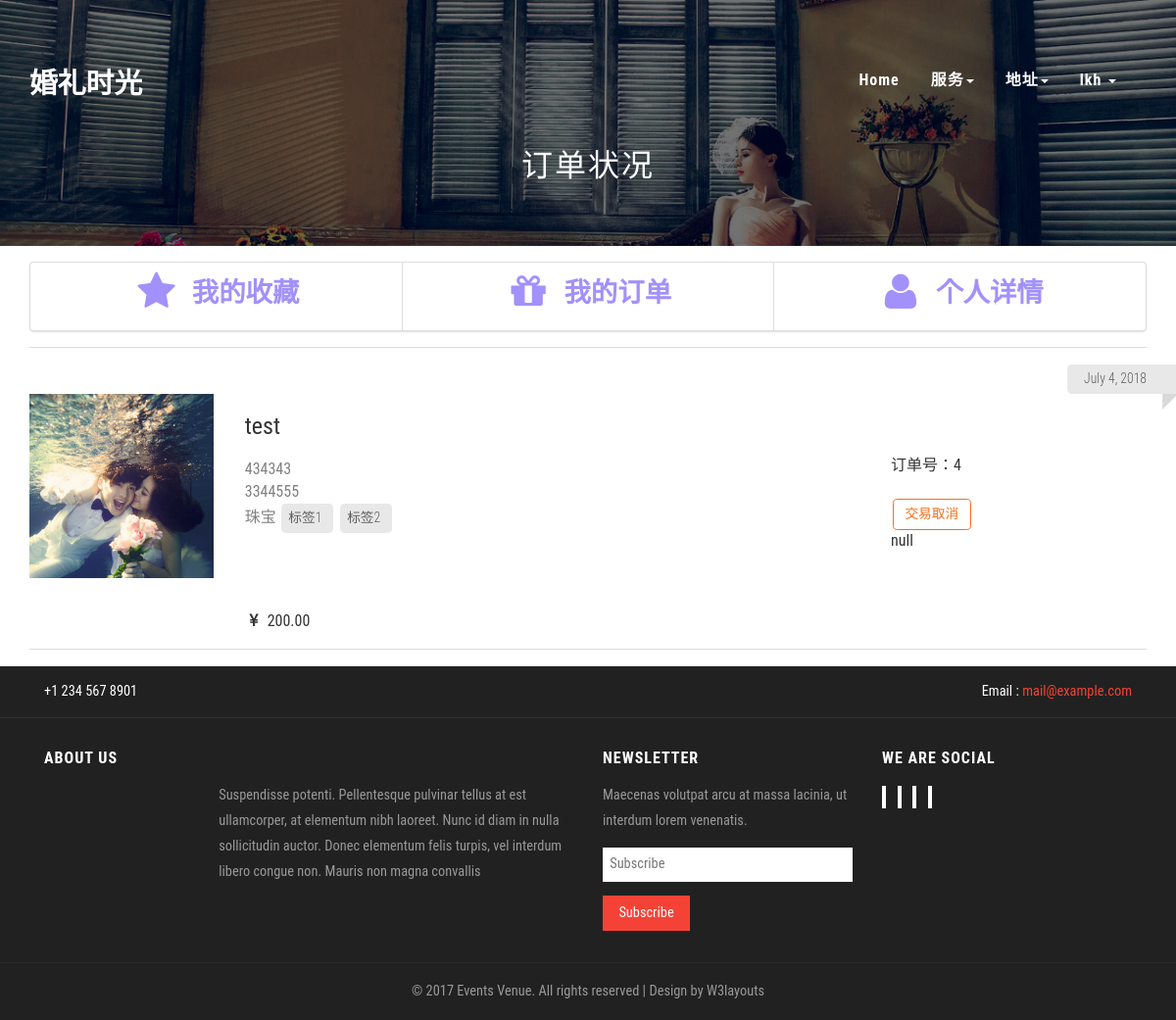
/person-list/ (signed in), run on an earlier commit of the app's database.
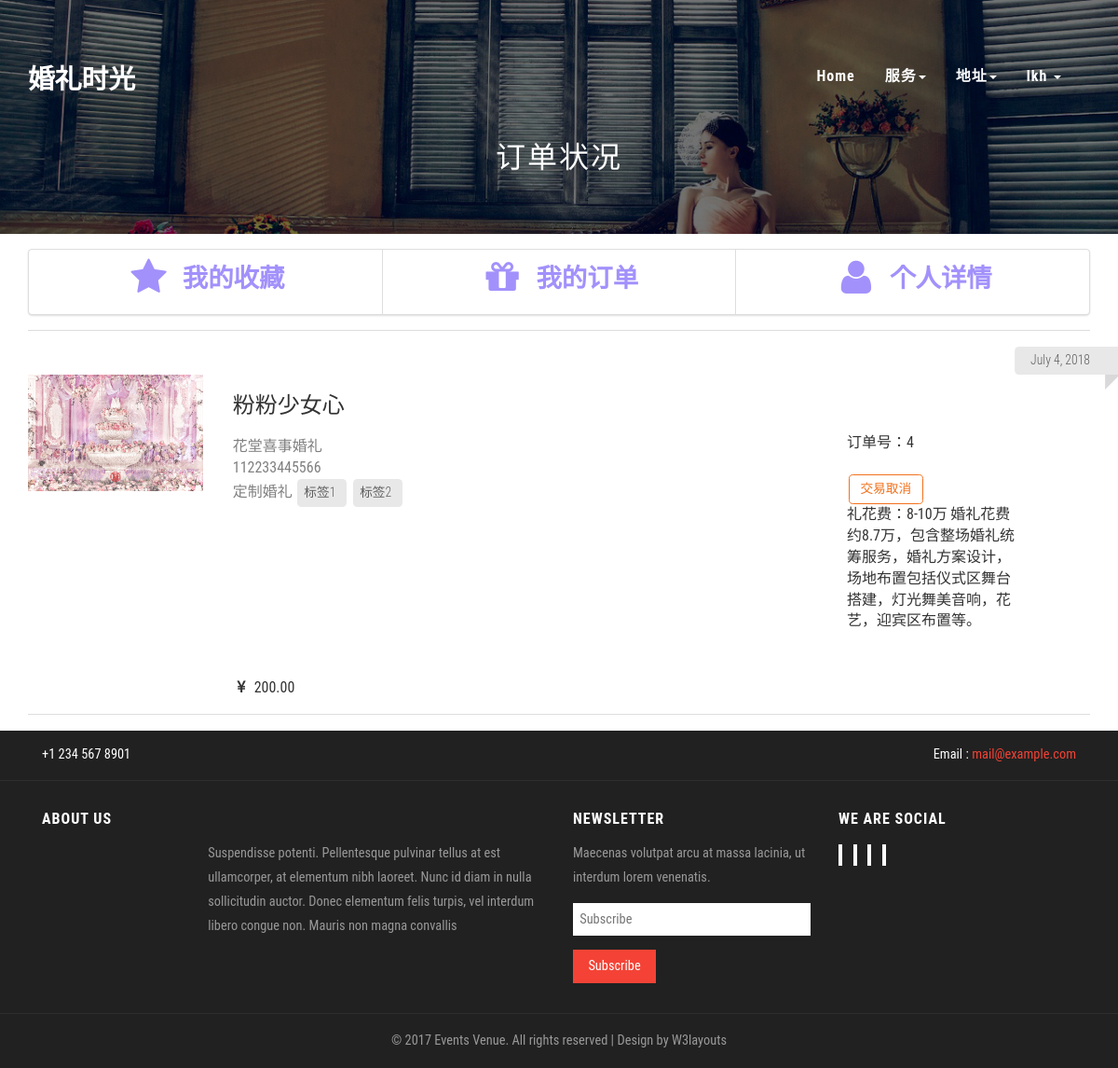
And on a later commit of the database.
### Web/models.py (models this page shows, shortened)
class Order_list(models.Model):#存订单
    Username = models.ForeignKey(to=UserProfile)#用户名
    create_time=models.DateField(auto_now_add=True)#订单生成时间
    needlist = models.ForeignKey(to = C_S)#需要的服务
    status = models.ForeignKey(to = status , default=1)
    price = models.DecimalField(max_digits=8,decimal_places=2,default = 0,null=True,blank=True)#价格999999.99

class C_S(models.Model):#存服务
    belong = models.ForeignKey(to=Company)#所属公司
    topic = models.CharField(max_length=30 , default='unnamed_S|C')#主题
    public_like = models.PositiveIntegerField(default=0)#喜好程度
    icon = models.ImageField(upload_to='store/icon')#图标
    introduction = models.TextField(max_length=255,default='null')#介绍
    index_flag = models.CharField(max_length=20,default='',null=True,blank = True)
    service_kind = models.ForeignKey(to=server_choices)#服务种类
    minprice = models.DecimalField(max_digits=8,decimal_places=2,default = 0,null=True,blank=True)#价格999999.99
    maxprice = models.DecimalField(max_digits=8,decimal_places=2,default = 0,null=True,blank=True)#价格999999.99
    detail = models.TextField(max_length=255,default='null',null=True,blank = True)#细节参数
    create_time = models.DateField(auto_now_add=True)#创建日期
    graph_count = models.IntegerField(default=0)#包含图片数
    writed_time = models.DateField(auto_now=True)#修改日期

class Company(models.Model):#存公司
    name = models.CharField(max_length=30 , default='unnamed_company')#名字
    business_kind =models.ForeignKey(to=business_choices)#公司类型
    icon = models.ImageField(upload_to='store/icon')#图标
    introduction = models.TextField(max_length=255,default='null')#介绍
    phone= models.CharField(max_length=20,default = 'null',blank=True,null=True)#联系电话
    adress = models.ForeignKey(to=City)#所在城市
    ident = models.BooleanField(default = False)#审核状态
    isopen = models.BooleanField(default = False)#营业状态
    inward_phone = models.CharField(max_length=20)#内部电话
    manager = models.OneToOneField(to=UserProfile,blank=True,null=True)
    charge_time = models.DateField(auto_now=True)

class server_choices(models.Model):#检索用， 存服务类型（简写，完整描述）
    ser_name = models.CharField(max_length=5,default='NULL')
    ex_ser_name = models.CharField(max_length=15,default="expand_server'name")
    def __str__(self):
        return str(self.id) + self.ex_ser_name

class status(models.Model):#订单状态及下阶段
    status_level = models.IntegerField()
    status_name = models.CharField(max_length=10)
    next_1 = models.IntegerField(null=True,blank = True)
    next_2 = models.IntegerField(null=True,blank = True)

### Web/views.py (the view, shortened to what this page needs)
# urls.py: url(r'^person-list/',person_list),
def person_list(request):
    context={}
    if isinstance(request.user,User):
        user = UserProfile.objects.get(belong_to = request.user)
    else:
        return redirect(to='/index/')
    if request.method == 'GET':
        cities = City.objects.all()
        ser_kind = server_choices.objects.all()
        lists = Order_list.objects.filter(Username = user)
        context['lists'] = lists
        context['User'] = user
        context['city'] = cities
        context['s_kind'] = ser_kind
        return render(request,'person-list.html',context=context)

### Web/models.py (called while the page is built)
    def __str__(self):
        return str(self.id) + self.city_name

    def __str__(self):
        return self.belong_to.username

### Web/templates/person-list.html (shortened to what this page needs)
<!DOCTYPE html>
{% load staticfiles %}
<html lang="en">
<head>
<link rel="stylesheet" href="{% static '/css/semantic.css' %}" media="screen" title="no title" charset="utf-8">
<link href="{% static '/css/bootstrap.css' %}" rel="stylesheet" type="text/css" media="all" />
<link rel="stylesheet" href="{% static '/css/style.css' %}" type="text/css" media="all" />
</head>
<body>
	<div class="banner">
            {% include "header.html" %}
		<div class="agileinfo-top-heading">
			<h2>订单状况</h2>
		</div>
    </div>
<div class="container">
        <div class="ui vertical horizontal segments">
                <div class="ui right aligned vertical segment">
                    <a href="../../person-fav/">
                        <h5 class="ui large violet header center aligned inverted">
                            <i class="star outline icon"></i>我的收藏
                        </h5>
                    </a>
                </div>
                <div class="ui vertical segment">
                    <h4 class="ui large violet header center aligned inverted ">
                        <i class="gift icon"></i>我的订单
                    </h4>
                </div>
                <div class="ui left aligned vertical segment">
                    <a href="../../person/">
                        <h5 class="ui large violet header center aligned inverted">
                            <i class="user outline icon"></i>个人详情
                        </h5>
                    </a>
                </div>
            </div>
        <div class="ui divider"></div>
        <div class="ui inverted divided list">
            {% for list in lists %}
            <div >
                <a class="ui right ribbon label">{{list.create_time}}</a>
                <div class="ui grid ">
                    <div class="three wide column">
                        <img class="left floated large ui image"
                        src="/store/{{ list.needlist.icon }}">
                    </div>
                    <div class="nine wide column">
                        <div class="header"><font size="5">
                            {{list.needlist.topic}}
                        </div></font>
                            <font color="grey">{{list.needlist.belong.name}}</font><br>
                            <font color="grey">{{list.needlist.belong.phone}}</font><br>
                            <font color="grey">{{list.needlist.service_kind.ex_ser_name}}</font>
                            <a class="ui image label"> 标签1 </a>
                            <a class="ui image label"> 标签2 </a>
                        <br>
                    </div>
                    <div class="three wide column">
                        <div class="header">
                            <br><br>
                            <div class="">订单号：{{list.id}}</div> <br>
                            <div class="ui basic orange label">{{list.status.status_name}}</div> <br>
                            <div >{{list.needlist.detail|truncatewords:100}}</div>
                        </div>
                    </div>
                    <div class="three wide column"></div>
                        <div class="nine wide column">
                            <i class="yen sign icon"></i>{{list.price}}
                        </div>
                    <div class="four wide column">
                    </div>
                </div>
                <div class="ui divider"></div>
            </div>
            {% endfor %}
        </div>
    </div>
<footer>
    {% include "footer.html" %}
    </footer>
</body>
</html>

What changed in the data, as far as the page shows it:
changed through a linked row, Order_list "交易取消": needlist.icon: a different picture; needlist.topic "test" → "粉粉少女心"; needlist.belong.name "434343" → "花堂喜事婚礼"; needlist.belong.phone "3344555" → "112233445566"; needlist.service_kind.ex_ser_name "珠宝" → "定制婚礼"; needlist.detail "null" → "礼花费：8-10万 婚礼花费约8.7万，包含整场婚礼统筹服务，婚礼方案设计，场地布置包括仪式区舞台搭建，灯光舞美音响，花艺，迎宾区布置等。"
